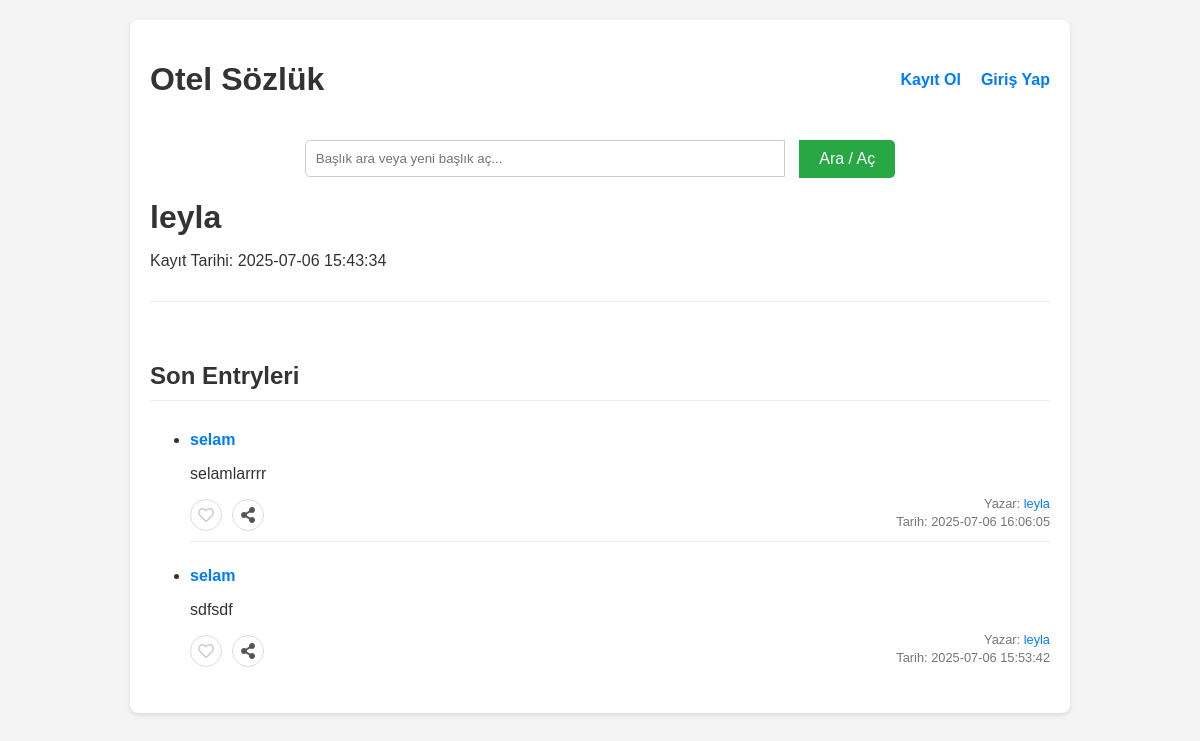
/profil/leyla, run on the app's committed database.
### tables this page shows
CREATE TABLE users (
            id INTEGER PRIMARY KEY AUTOINCREMENT,
            username TEXT NOT NULL UNIQUE,
            email TEXT NOT NULL UNIQUE,
            password_hash TEXT NOT NULL,
            bio TEXT DEFAULT '',
            kayit_tarihi TIMESTAMP DEFAULT CURRENT_TIMESTAMP,
            email_verified INTEGER DEFAULT 0,
            verification_code TEXT,
            is_admin INTEGER DEFAULT 0,
            is_moderator INTEGER DEFAULT 0,
            is_banned INTEGER DEFAULT 0
        );

CREATE TABLE entryler (
            id INTEGER PRIMARY KEY AUTOINCREMENT,
            entry_metni TEXT NOT NULL,
            baslik_id INTEGER NOT NULL,
            yazar_id INTEGER NOT NULL,
            tarih TIMESTAMP DEFAULT CURRENT_TIMESTAMP,
            is_deleted INTEGER DEFAULT 0,
            FOREIGN KEY (baslik_id) REFERENCES basliklar(id),
            FOREIGN KEY (yazar_id) REFERENCES users(id)
        );

CREATE TABLE basliklar (
            id INTEGER PRIMARY KEY AUTOINCREMENT,
            baslik_adi TEXT NOT NULL UNIQUE,
            entry_count INTEGER DEFAULT 0
        );

### yemeksozluk.py (the view)
@app.route('/profil/<username>')
def profil(username):
    with get_db_connection() as conn:
        user = conn.execute('SELECT * FROM users WHERE username = ?', (username,)).fetchone()
        if not user:
            flash('Kullanıcı bulunamadı!', 'error')
            return redirect(url_for('index'))
        is_following = False
        if is_logged_in():
            if session['user_id'] != user['id']:
                follow_check = conn.execute('SELECT 1 FROM follows WHERE follower_id = ? AND followed_id = ?',
                                             (session['user_id'], user['id'])).fetchone()
                if follow_check:
                    is_following = True
        entryler_data = conn.execute('''
            SELECT e.id, e.entry_metni, e.tarih, e.yazar_id, b.baslik_adi, b.id as baslik_id, u.username
            FROM entryler e
            JOIN basliklar b ON e.baslik_id = b.id
            JOIN users u ON e.yazar_id = u.id
            WHERE e.yazar_id = ?
            ORDER BY e.tarih DESC
            LIMIT 10
        ''', (user['id'],)).fetchall()
        entry_list = []
        if is_logged_in():
            current_user_id = session['user_id']
            for entry in entryler_data:
                liked = conn.execute('SELECT 1 FROM likes WHERE user_id = ? AND entry_id = ?',
                                     (current_user_id, entry['id'])).fetchone() is not None
                entry_dict = dict(entry) # Row objesini dict'e çevir
                entry_dict['liked_by_user'] = liked
                entry_list.append(entry_dict)
        else:
            for entry in entryler_data:
                entry_dict = dict(entry)
                entry_dict['liked_by_user'] = False
                entry_list.append(entry_dict)
    return render_template('profil.html', user=user, entryler=entry_list,
                           is_logged_in=is_logged_in(), is_following=is_following)

### yemeksozluk.py (called while the page is built, shortened)
@contextmanager
def get_db_connection():
    conn = sqlite3.connect(DATABASE, timeout=20.0)
    conn.row_factory = sqlite3.Row
    conn.execute('PRAGMA foreign_keys = ON')
    try:
        yield conn
    finally:
        conn.close()

def is_logged_in():
    return 'logged_in' in session and session['logged_in']

@app.before_request
def before_request():
    g.unread_notifications_count = 0
    g.unread_messages_count = 0

### templates/profil.html (shortened to what this page needs)
{% extends 'base.html' %}
{% block content %}
    <div class="profile-header">
        <h1>{{ user.username }}</h1>
        <p>Kayıt Tarihi: {{ user.kayit_tarihi }}</p>
    </div>
    <h2>Son Entryleri</h2>
    {% if entryler %}
        <ul>
            {% for entry in entryler %}
                <li class="entry-item" id="entry-{{ entry.id }}">
                    <div class="entry-text">
                        <div class="entry-header" style="margin-bottom: 10px; font-weight: bold; color: #007bff;">
                            <a href="{{ url_for('baslik_detay', baslik_id=entry.baslik_id) }}" style="text-decoration: none; color: inherit;">{{ entry.baslik_adi }}</a>
                        </div>
                        <p>{{ entry.entry_metni }}</p>
                    </div>
                    <div class="entry-actions">
                        {% if is_logged_in %}
                            {% if entry.liked_by_user %}
                                <a href="{{ url_for('entry_begenmekten_vazgec', entry_id=entry.id) }}" class="liked" title="Beğeniyi Kaldır"><i class="fas fa-heart"></i></a>
                            {% else %}
                                <a href="{{ url_for('entry_begen', entry_id=entry.id) }}" title="Beğen"><i class="far fa-heart"></i></a>
                            {% endif %}
                            {% if entry.yazar_id == session.user_id %}
                                <a href="{{ url_for('entry_duzenle', entry_id=entry.id) }}" title="Düzenle" style="color: #007bff;"><i class="fas fa-edit"></i></a>
                                <a href="{{ url_for('entry_sil', entry_id=entry.id) }}" title="Sil" style="color: #dc3545;" onclick="return confirm('Bu entry\\'yi silmek istediğinizden emin misiniz?')"><i class="fas fa-trash"></i></a>
                            {% endif %}
                            {% if entry.yazar_id != session.user_id %}
                                <a href="{{ url_for('entry_sikayet', entry_id=entry.id) }}" title="Şikayet Et" style="color: #ffc107;"><i class="fas fa-flag"></i></a>
                                <a href="{{ url_for('sohbet', other_user_id=entry.yazar_id) }}?entry_id={{ entry.id }}" title="Mesaj Gönder" style="color: #6c757d;"><i class="fas fa-envelope"></i></a>
                            {% endif %}
                        {% else %}
                            <span style="color: #ccc; cursor: default;" title="Beğenmek için giriş yapın"><i class="far fa-heart"></i></span>
                        {% endif %}
                        <span class="share-btn" title="Paylaş"><i class="fas fa-share-alt"></i></span>
                    </div>
                    <div class="entry-info">
                        <p>Yazar: <a href="{{ url_for('profil', username=entry.username) }}">{{ entry.username }}</a></p>
                        <p>Tarih: {{ entry.tarih }}</p>
                    </div>
                </li>
            {% endfor %}
        </ul>
    {% endif %}
{% endblock %}

### templates/base.html (style rules this page uses)
body { font-family: sans-serif; margin: 20px; background-color: #f4f4f4; color: #333; }

### templates/profil.html (style rules this page uses)
.profile-header { margin-bottom: 20px; border-bottom: 1px solid #eee; padding-bottom: 15px; }
.profile-header h1 { margin-bottom: 5px; }
.entry-item { margin-bottom: 15px; padding: 10px 0; position: relative; min-height: 100px; border-bottom: 1px solid #eee; }
.entry-item:last-child { border-bottom: none; }
.entry-text { margin-bottom: 30px; padding-right: 150px; }
.entry-info { position: absolute; bottom: 10px; right: 0px; text-align: right; font-size: 0.8em; color: #777; line-height: 1.3; }
.entry-info p { margin: 0; line-height: 1.4; }
.entry-info a { color: #007bff; text-decoration: none; }
.entry-actions { position: absolute; bottom: 10px; left: 0; display: flex; gap: 10px; }
.entry-actions a, .entry-actions span { display: inline-flex; align-items: center; justify-content: center; width: 30px; height: 30px; border: 1px solid #ddd; border-radius: 50%; text-decoration: none; color: #555; cursor: pointer; transition: all 0.2s ease; }
h2 { margin-top: 40px; border-bottom: 1px solid #eee; padding-bottom: 10px; }

### data on the page
users: username "leyla", kayit_tarihi "2025-07-06 15:43:34"
entryler: baslik_adi "selam", entry_metni "selamlarrrr", username "leyla", tarih "2025-07-06 16:06:05"
entryler: baslik_adi "selam", entry_metni "sdfsdf", username "leyla", tarih "2025-07-06 15:53:42"
